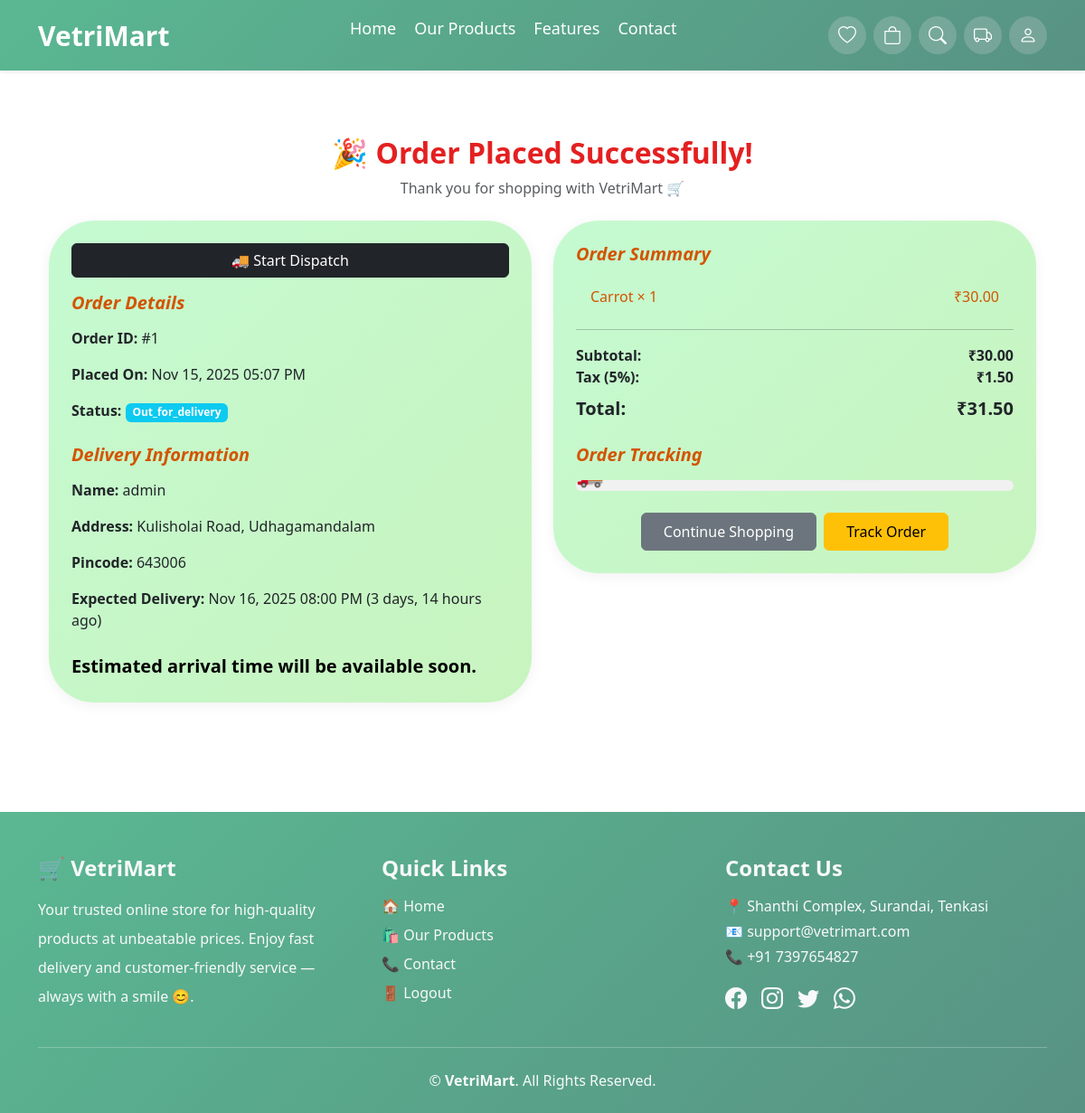
The page /order-confirmation/1/ (signed in) on the database its author committed.
### core/models.py (models this page shows, shortened)
class Order(models.Model):
    STATUS_CHOICES = [
        ('pending', 'Pending'),
        ('confirmed', 'Confirmed'),
        ('processing', 'Processing'),
        ('out_for_delivery', 'Out for Delivery'),
        ('delivered', 'Delivered'),
        ('delayed', 'Delayed'),
        ('failed', 'Failed'),
        ('cancelled', 'Cancelled'),
    ]
    user = models.ForeignKey(settings.AUTH_USER_MODEL, on_delete=models.CASCADE)
    full_name = models.CharField(max_length=100)
    email = models.EmailField(blank=True, null=True)
    phone = models.CharField(max_length=10)
    street_address = models.CharField(max_length=255)
    city = models.CharField(max_length=100)
    delivery_zone = models.ForeignKey('DeliveryZone', on_delete=models.SET_NULL,
                                      null=True, blank=True)
    delivery_slot = models.CharField(max_length=50)
    payment_method = models.CharField(max_length=20)
    latitude = models.FloatField(null=True, blank=True)
    longitude = models.FloatField(null=True, blank=True)
    address_from_map = models.CharField(max_length=255, blank=True, null=True)
    current_latitude = models.FloatField(null=True, blank=True)
    current_longitude = models.FloatField(null=True, blank=True)
    distance_km = models.FloatField(null=True, blank=True)
    expected_delivery_time = models.DateTimeField(null=True, blank=True)
    delivered_at = models.DateTimeField(null=True, blank=True)
    subtotal = models.DecimalField(max_digits=10, decimal_places=2, default=0)
    tax = models.DecimalField(max_digits=10, decimal_places=2, default=0)
    total_amount = models.DecimalField(max_digits=10, decimal_places=2, default=0)
    status = models.CharField(max_length=50, choices=STATUS_CHOICES, default="pending")
    last_notified_status = models.CharField(max_length=50, blank=True, null=True)
    created_at = models.DateTimeField(auto_now_add=True)
    razorpay_order_id = models.CharField(max_length=255, blank=True, null=True)
    razorpay_payment_id = models.CharField(max_length=255, blank=True, null=True)
    razorpay_signature = models.CharField(max_length=255, blank=True, null=True)
    payment_status = models.CharField(max_length=20, default="Pending")
    def get_distance_km(self):
        try:
            if not self.current_latitude or not self.current_longitude:
                return None
            if not self.latitude or not self.longitude:
                return None
            lat1 = radians(self.current_latitude)
            lon1 = radians(self.current_longitude)
            lat2 = radians(self.latitude)
            lon2 = radians(self.longitude)
            dlat = lat2 - lat1
            dlon = lon2 - lon1
            a = sin(dlat / 2) ** 2 + cos(lat1) * cos(lat2) * sin(dlon / 2) ** 2
            c = 2 * atan2(sqrt(a), sqrt(1 - a))
            return 6371 * c
        except:
            return None
    def update_status(self):
        prev = self.status
        now = timezone.now()
        if self.status in ["delivered", "failed", "cancelled"]:
            return
        if self.status == "pending":
            self.status = "confirmed"
        elif self.status == "confirmed":
            self.status = "processing"
        elif self.status == "processing":
            distance = self.get_distance_km()
            if distance is not None and distance > 0.1:
                self.status = "out_for_delivery"
        if self.expected_delivery_time:
            if now > self.expected_delivery_time and self.status not in ["out_for_delivery", "delivered"]:
                self.status = "delayed"
        distance = self.get_distance_km()
        if distance is not None and distance < 0.05:
            self.status = "delivered"
            self.delivered_at = timezone.now()
        if prev != self.status:
            self.save(update_fields=['status'])
            self.send_status_notification()

class DeliveryZone(models.Model):
    area_name = models.CharField(max_length=100)
    pincode = models.CharField(max_length=6, unique=True)
    city = models.CharField(max_length=100)
    latitude = models.FloatField(null=True, blank=True)
    longitude = models.FloatField(null=True, blank=True)
    delivery_delay_hours = models.PositiveIntegerField(default=2)
    is_active = models.BooleanField(default=True)

class OrderItem(models.Model):
    order = models.ForeignKey(Order, on_delete=models.CASCADE, related_name='items')
    product = models.ForeignKey(Product, on_delete=models.CASCADE, related_name='order_items')
    quantity = models.PositiveIntegerField(default=1)
    price = models.DecimalField(max_digits=10, decimal_places=2)

class Product(models.Model):
    UNIT_CHOICES = [
        ("kg", "Kilogram"),
        ("g", "Gram"),
        ("litre", "Litre"),
        ("ml", "Millilitre"),
        ("piece", "Piece"),
        ("pack", "Pack"),
        ("dozen", "Dozen"),
    ]
    category = models.ForeignKey(
        Category,
        related_name='products',
        on_delete=models.CASCADE
    )
    vendor = models.ForeignKey(
        settings.AUTH_USER_MODEL,
        on_delete=models.CASCADE,
        null=True,
        blank=True,
        related_name='vendor_products'
    )
    title = models.CharField(max_length=200)
    description = models.TextField(blank=True, null=True)
    base_price = models.DecimalField(max_digits=8, decimal_places=2)
    image = models.ImageField(upload_to='products/')
    unit = models.CharField(
        max_length=20,
        choices=UNIT_CHOICES,
        default="kg",
        help_text="Select the measurement unit for this product"
    )
    weight_options = models.CharField(
        max_length=200,
        default="500G,1KG,2KG",
        help_text="Comma-separated weight options such as 500G,1KG,2KG,500ML,1L"
    )
    wishlist_users = models.ManyToManyField(
        settings.AUTH_USER_MODEL,
        related_name='wishlist',
        blank=True
    )
    is_offer = models.BooleanField(
        default=False,
        help_text="Mark this product as an offer"
    )
    discount_percent = models.PositiveIntegerField(
        default=0,
        help_text="Enter discount percentage (e.g. 20 for 20%)"
    )
    offer_start = models.DateTimeField(
        null=True,
        blank=True,
        help_text="When the offer starts"
    )
    offer_end = models.DateTimeField(
        null=True,
        blank=True,
        help_text="When the offer ends"
    )

### core/views.py (the view)
# urls.py: path('order-confirmation/<int:order_id>/', views.order_confirmation, name='order_confirmation'),
@login_required
def order_confirmation(request, order_id):
    order = get_object_or_404(Order, id=order_id, user=request.user)
    if order.subtotal == 0 or order.total_amount == 0:
        order.calculate_totals()
    order.update_status()
    return render(request, 'core/order_confirmation.html', {'order': order})

### core/context_processors.py (called while the page is built)
def guest_wishlist(request):
    wishlist = request.session.get("wishlist", [])
    return {
        "guest_wishlist_ids": wishlist
    }

### core/templates/core/order_confirmation.html (shortened to what this page needs)
{% extends 'core/base.html' %} {% load static %}
{% load humanize %}
{% block extra_css %}
<link
  rel="stylesheet"
  href="https://unpkg.com/leaflet@1.9.4/dist/leaflet.css"
/>
<link rel="stylesheet" href="{% static 'css/order_confirmation.css' %}" />
{% endblock %}
{% block content %}
<div class="container py-5 order-confirmation">
    <div class="text-center mb-4">
        <h2 class="title1 fw-bold">🎉 Order Placed Successfully!</h2>
        <p class="text-muted">Thank you for shopping with VetriMart 🛒</p>
    </div>
    <div class="row g-4">
        <div class="col-lg-6">
            <div class="section-card left-card animate-left">
                {% if user.is_superuser %}
                <div class="d-grid mb-3">
                    <a href="{% url 'start_dispatch' order.id %}" class="btn btn-dark">
                        🚚 Start Dispatch
                    </a>
                </div>
                {% endif %}
                <h4 class="section-title mt-3">Order Details</h4>
                <p><strong>Order ID:</strong> #{{ order.id }}</p>
                <p><strong>Placed On:</strong> {{ order.created_at|date:"M d, Y h:i A" }}</p>
                <p>
                 <strong>Status:</strong>
                <span class="badge
                   {% if order.status == 'confirmed' %} bg-success
                   {% elif order.status == 'processing' %} bg-warning
                   {% elif order.status == 'out_for_delivery' %} bg-info
                   {% elif order.status == 'delivered' %} bg-primary
                   {% else %} bg-secondary {% endif %}">
                   {{ order.status|capfirst }}
                </span>
                </p>
                <h4 class="section-title mt-4">Delivery Information</h4>
                <p><strong>Name:</strong> {{ order.full_name }}</p>
                <p><strong>Address:</strong> {{ order.street_address }}, {{ order.city }}</p>
                <p><strong>Pincode:</strong> {{ order.delivery_zone.pincode }}</p>
                <p><strong>Expected Delivery:</strong>
                    {{ order.expected_delivery_time|date:"M d, Y h:i A" }}
({{ order.expected_delivery_time|naturaltime }})
                </p>
                <div id="countdownTimer"
                     data-eta="{{ order.expected_delivery_time|date:'c' }}"
                     class="fw-bold mt-2 fs-5 text-black">
                </div>
            </div>
        </div>
    <div class="col-lg-6">
      <div class="section-card right-card animate-right">
        <h4 class="section-title">Order Summary</h4>
        <ul class="list-group border-0">
          {% for item in order.items.all %}
          <li class="list-group-item lititle border-0 d-flex justify-content-between">
            {{ item.product.title }} × {{ item.quantity }}
            <span>₹{{ item.price|floatformat:2 }}</span>
          </li>
          {% endfor %}
        </ul>
        <hr />
        <div class="d-flex justify-content-between fw-semibold">
          <span>Subtotal:</span>
          <span>₹{{ order.subtotal|floatformat:2 }}</span>
        </div>
        <div class="d-flex justify-content-between fw-semibold">
          <span>Tax (5%):</span>
          <span>₹{{ order.tax|floatformat:2 }}</span>
        </div>
        <div class="d-flex justify-content-between fw-bold fs-5 mt-2">
          <span>Total:</span>
          <span>₹{{ order.total_amount|floatformat:2 }}</span>
        </div>
        <h4 class="section-title mt-4">Order Tracking</h4>
        <div class="delivery-track mt-3">
          <div id="truckIcon" class="truck-icon">🚚</div>
        </div>
        <div class="text-center mt-4 d-flex flex-wrap justify-content-center gap-2">
          <a href="{% url 'home' %}" class="btn btn-secondary px-4 py-2">
            Continue Shopping
          </a>
          <a href="{% url 'track_order' %}?order_id={{ order.id }}" class="btn btn-warning px-4 py-2">
            Track Order
          </a>
        </div>
      </div>
    </div>
    </div>
</div>
{% endblock %}

### core/static/css/order_confirmation.css (style rules this page uses)
.order-confirmation { border-radius: 10px; }
.title1 { color: #e42020; }
h4 { font-weight: 600; }
.delivery-track { position: relative; height: 25px; background-color: #e9ecef; border-radius: 20px; overflow: hidden; }
.truck-icon { position: absolute; top: -12px; transition: left 1s ease; font-size: 28px; }
.left-card { background: linear-gradient(135deg, #c5fad1, #c8f4bf) !important; border-radius: 50px !important; }
.section-card { background: linear-gradient(135deg, #c5fad1, #c8f4bf) !important; padding: 25px; border-radius: 50px; box-shadow: 0 3px 15px rgba(0, 0, 0, 0.06); margin-bottom: 25px; }
.lititle { background: transparent !important; color: #d35400; }
.section-title { font-weight: 600; font-size: 20px; color: #d35400; margin-bottom: 15px; font-style: italic; }
.delivery-track { position: relative; background: #f1f1f1; height: 12px; border-radius: 10px; overflow: hidden; }
.truck-icon { position: absolute; top: -25px; font-size: 25px; transition: left 0.3s linear; }
.animate-left { animation: slideLeft 0.8s ease; }
.animate-right { animation: slideRight 0.8s ease; }
#countdownTimer { display: inline-block; transition: transform 0.3s ease, color 0.3s ease; }

### rows shown on the page
Order: id "1", created_at "Nov 15, 2025 05:07 PM", status "Out_for_delivery", full_name "admin", street_address "Kulisholai Road", city "Udhagamandalam", delivery_zone.pincode "643006", expected_delivery_time "Nov 16, 2025 08:00 PM", expected_delivery_time "3 days, 14 hours ago", subtotal "30.00", tax "1.50", total_amount "31.50"
OrderItem: product "Carrot", quantity "1", price "30.00"
